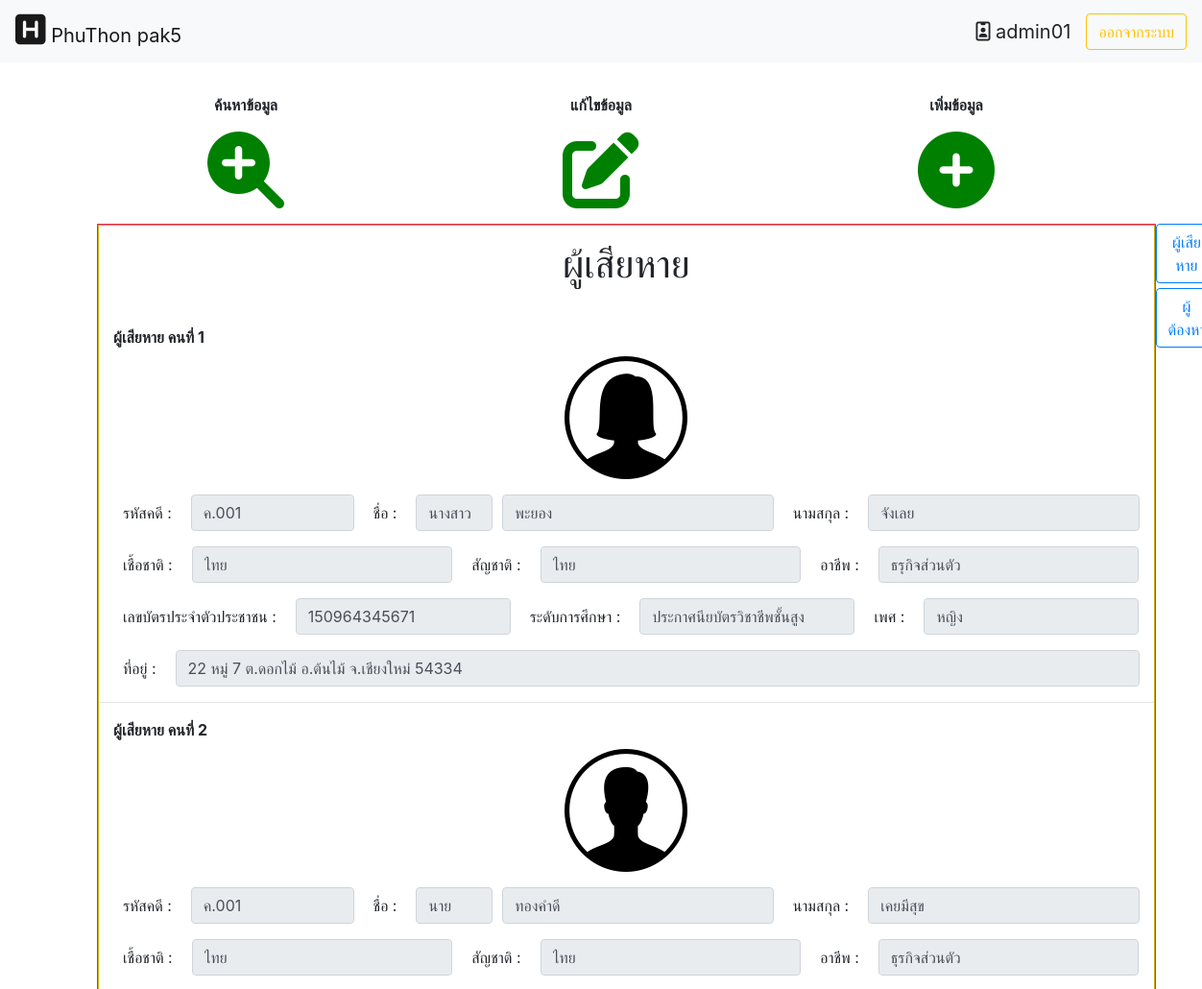
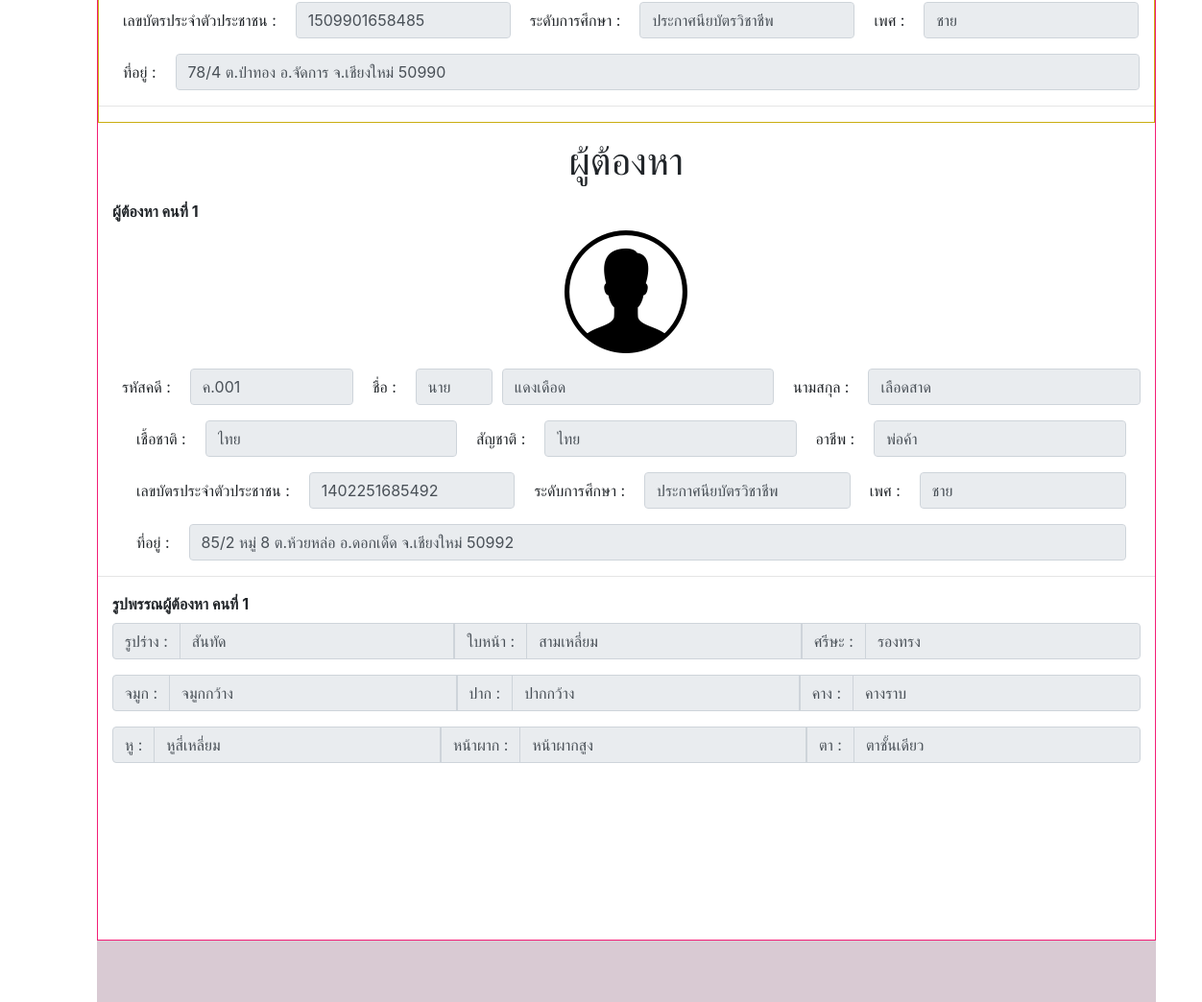
The page /module/main/home.php?datacase=ค.001&module=1&action=1 (signed in) on the database its author committed (2 pictures, top to bottom).
### tables this page shows
CREATE TABLE `victim` (
  `case_id` varchar(255) NOT NULL,
  `title_name` varchar(255) NOT NULL,
  `victim_name` varchar(255) NOT NULL,
  `victim_lastname` varchar(255) NOT NULL,
  `victim_sex` tinyint(2) NOT NULL,
  `victim_idcard` char(13) NOT NULL,
  `victim_address` text DEFAULT NULL,
  `victim_education` tinyint(2) NOT NULL,
  `victim_image` varchar(255) DEFAULT NULL,
  `victim_race` varchar(255) NOT NULL,
  `victim_nationality` varchar(255) NOT NULL,
  `victim_career` varchar(255) NOT NULL
);

CREATE TABLE `education` (
  `edu_id` tinyint(2) NOT NULL,
  `edu_name` varchar(255) NOT NULL
);

CREATE TABLE `villain` (
  `case_id` varchar(255) NOT NULL,
  `title_name` varchar(255) NOT NULL,
  `villain_name` varchar(255) NOT NULL,
  `villain_lastname` varchar(255) NOT NULL,
  `villain_sex` tinyint(2) NOT NULL,
  `villain_idcard` char(13) NOT NULL,
  `villain_address` text DEFAULT NULL,
  `villain_education` tinyint(2) DEFAULT NULL,
  `villain_image` varchar(255) DEFAULT NULL,
  `villain_race` varchar(255) NOT NULL,
  `villain_nationality` varchar(255) NOT NULL,
  `villain_career` varchar(255) NOT NULL
);

CREATE TABLE `villain_body` (
  `body_id` tinyint(2) NOT NULL,
  `body_name` varchar(255) NOT NULL
);

CREATE TABLE `villain_face` (
  `face_id` tinyint(2) NOT NULL,
  `face_name` varchar(255) NOT NULL
);

CREATE TABLE `villain_hair` (
  `hair_style_id` tinyint(2) NOT NULL,
  `hair_name` varchar(255) NOT NULL
);

CREATE TABLE `villain_nose` (
  `nose_id` tinyint(2) NOT NULL,
  `nose_name` varchar(255) NOT NULL
);

CREATE TABLE `villain_mouth` (
  `mouth_id` tinyint(2) NOT NULL,
  `mouth_name` varchar(255) NOT NULL
);

CREATE TABLE `villain_chin` (
  `chin_id` tinyint(2) NOT NULL,
  `chin_name` varchar(255) NOT NULL
);

CREATE TABLE `villain_ears` (
  `ears_id` tinyint(2) NOT NULL,
  `ears_name` varchar(255) NOT NULL
);

CREATE TABLE `villain_forehead` (
  `forehead_id` tinyint(2) NOT NULL,
  `forehead_name` varchar(255) NOT NULL
);

CREATE TABLE `villain_eyes` (
  `eyes_id` tinyint(2) NOT NULL,
  `eyes_name` varchar(255) NOT NULL
);

### module/view/view_data.php (the view, shortened to what the rows shown need)
<?php
$con = connect_db();
  ?>
<div class="container bigbody">
    <div class="col-md">
    <section class="bf-footer">
    <div class="victim">
      <p><h1 class="text-center">ผู้เสียหาย</h1></p>
      <br>
      <form>
      <?php
      if(empty($_GET['datacase'])){
        $data = "";
      }else{
        $data=$_GET['datacase'];
        $i=1;
        $result_chk_victim = mysqli_query($con,"SELECT case_id FROM victim  WHERE case_id = '$data'")or die("resualt_chk_victim sqli error".mysqli_error($con));
        $result_victim = mysqli_query($con,"SELECT vm.title_name, vm.victim_name,vm.victim_lastname,vm.victim_sex,vm.victim_idcard,vm.victim_address,ed.edu_name,vm.victim_image,vm.victim_race,vm.victim_nationality,vm.victim_career FROM victim as vm  INNER JOIN education as ed ON vm.victim_education = ed.edu_id WHERE case_id = '$data'")or die("resualt_victim sqli error".mysqli_error($con));
        list($case_id)=mysqli_fetch_row($result_chk_victim);
        if(empty($case_id)){
          ?><script>swal("sorry!", "ไม่พบข้อมูลบางส่วน!", "error")</script><?php
          echo "<h5 class='text-center'>----ไม่พบข้อมูล----</h5>";
        }else {
        while(list($title_name,$victim_name,$victim_lastname,$victim_sex,$victim_idcard,$victim_address,$victim_education,$victim_image,$victim_race,$victim_nationality,$victim_careen)=mysqli_fetch_row($result_victim)){
          if($victim_sex == 1){
            $sex_name = "ชาย";
          }else{
            $sex_name = "หญิง";
          }
        ?>
         <div class="col-md">
          <b><label for="formGroupExampleInput">ผู้เสียหาย คนที่ <?php echo $i; $i++?></label></b>
          <p><img src="../../image/<?php echo $victim_image; ?>.png" class="img-fluid mx-auto d-block" alt="Responsive image"></p>
          <div class="form-row">
          <div>
              <label class="col-sm col-form-label">รหัสคดี : </label>
          </div>
          <div class="col-2">
              <input type="text" class="form-control" placeholder="รหัสคดี <?php echo $case_id; ?>" value="<?php echo $case_id; ?>" readonly>
            </div>
            <div>
              <label class="col-sm col-form-label">ชื่อ : </label>
            </div>
            <div class="col-1">
              <input type="text" class="form-control" placeholder="คำนำหน้าชื่อ" value="<?php echo $title_name; ?>" readonly>
            </div>
            <div class="col-md">
              <input type="text" class="form-control" placeholder="ชื่อ" value="<?php echo $victim_name; ?>" readonly>
            </div>
            <div>
              <label class="col-sm col-form-label">นามสกุล : </label>
            </div>
            <div class="col-md">
              <input type="text" class="form-control" placeholder="นามสกุล" value="<?php echo $victim_lastname; ?>" readonly>
            </div>
            </div>
          </div>
          <div class="col-md">
          <div class="form-row">
            <div>
              <label class="col-sm col-form-label">เชื้อชาติ : </label>
            </div>
            <div class="col-md">
              <input type="text" class="form-control" placeholder="เชื้อชาติ" value="<?php echo $victim_race; ?>" readonly>
            </div>
            <div>
              <label class="col-sm col-form-label">สัญชาติ : </label>
            </div>
            <div class="col-md">
              <input type="text" class="form-control" placeholder="สัญชาติ" value="<?php echo $victim_nationality; ?>" readonly>
            </div>
            <div>
              <label class="col-sm col-form-label">อาชีพ : </label>
            </div>
            <div class="col-md">
            <input type="text" class="form-control" placeholder="อาชีพ" value="<?php echo $victim_careen; ?>" readonly>
            </div>
          </div>
          </div>
        <div class="col-md">
          <div class="form-row">
          <div>
              <label class="col-sm col-form-label">เลขบัตรประจำตัวประชาชน : </label>
            </div>
            <div class="col-md">
              <input type="text" class="form-control" placeholder="เลขบัตรประจำตัวประชาชน" value="<?php echo $victim_idcard; ?>" readonly>
            </div>
            <div>
              <label class="col-sm col-form-label">ระดับการศึกษา : </label>
            </div>
            <div class="col-md">
              <input type="text" class="form-control" placeholder="ระดับการศึกษา" value="<?php echo $victim_education; ?>" readonly>
            </div>
            <div>
              <label class="col-sm col-form-label">เพศ : </label>
            </div>
            <div class="col-md">
              <input type="text" class="form-control" placeholder="เพศ" value="<?php echo $sex_name; ?>" readonly>
            </div>
          </div>
        </div>
            <div class="col-md">
            <div class="form-row">
            <div>
              <label class="col-sm col-form-label">ที่อยู่ : </label>
            </div>
            <div class="col-md">
            <input type="text" class="form-control" placeholder="ที่อยู่" value="<?php echo $victim_address; ?>" readonly>
            </div>
            </div>
          </div>
        <hr>
      <?php
      }
    }
  }
      ?>
      </form>
     </div>
     <div class="villain">
     <p><h1 class="text-center">ผู้ต้องหา</h1></p>
     <form>
      <?php
      if(empty($_GET['datacase'])){
        $data = "";
      }else{
        $data=$_GET['datacase'];
        $i=1;
        $result_chk_villain = mysqli_query($con,"SELECT case_id FROM villain WHERE case_id = '$data'")or die("resualt_villain sqli error".mysqli_error($con));
        $result_villain = mysqli_query($con,"SELECT vl.title_name,vl.villain_name,vl.villain_lastname,vl.villain_sex,vl.villain_idcard,vl.villain_address,ed.edu_name,vl.villain_image,vl.villain_race,vl.villain_nationality,vl.villain_career FROM villain as vl INNER JOIN education as ed ON vl.villain_education = ed.edu_id WHERE case_id = '$data'")or die("resualt_villain sqli error".mysqli_error($con));
        list($case_id)=mysqli_fetch_row($result_chk_villain);
        if(empty($case_id)){
          ?><script>swal("sorry!", "ไม่พบข้อมูลบางส่วน!", "error")</script><?php
          echo "<h5 class='text-center'>----ไม่พบข้อมูล----</h5>";
        }else{
        while(list($title_name,$villain_name,$villain_lastname,$villain_sex,$villain_idcard,$villain_address,$villain_education,$villain_image,$villain_race,$villain_nationality,$villain_career)=mysqli_fetch_row($result_villain)){
          if($villain_sex == 1){
            $sex_name = "ชาย";
          }else{
            $sex_name = "หญิง";
          }
        ?>
         <div class="col-md">
          <b><label for="formGroupExampleInput">ผู้ต้องหา คนที่ <?php echo $i; ?></label></b>
          <p><img src="../../image/<?php echo $villain_image; ?>.png" class="img-fluid mx-auto d-block" alt="Responsive image"></p>
          <div class="form-row">
          <div>
              <label class="col-sm col-form-label">รหัสคดี : </label>
          </div>
          <div class="col-2">
              <input type="text" class="form-control" placeholder="รหัสคดี <?php echo $case_id; ?>" value="<?php echo $case_id; ?>" readonly>
            </div>
            <div>
              <label class="col-sm col-form-label">ชื่อ : </label>
            </div>
            <div class="col-1">
              <input type="text" class="form-control" placeholder="คำนำหน้าชื่อ" value="<?php echo $title_name; ?>" readonly>
            </div>
            <div class="col-md">
              <input type="text" class="form-control" placeholder="ชื่อ" value="<?php echo $villain_name; ?>" readonly>
            </div>
            <div>
              <label class="col-sm col-form-label">นามสกุล : </label>
            </div>
            <div class="col-md">
              <input type="text" class="form-control" placeholder="นามสกุล" value="<?php echo $villain_lastname; ?>" readonly>
            </div>
            </div>
          <div class="col-md">
          <div class="form-row">
            <div>
              <label class="col-sm col-form-label">เชื้อชาติ : </label>
            </div>
            <div class="col-md">
              <input type="text" class="form-control" placeholder="เชื้อชาติ" value="<?php echo $villain_race; ?>" readonly>
            </div>
            <div>
              <label class="col-sm col-form-label">สัญชาติ : </label>
            </div>
            <div class="col-md">
              <input type="text" class="form-control" placeholder="สัญชาติ" value="<?php echo $villain_nationality; ?>" readonly>
            </div>
            <div>
              <label class="col-sm col-form-label">อาชีพ : </label>
            </div>
            <div class="col-md">
            <input type="text" class="form-control" placeholder="อาชีพ" value="<?php echo $villain_career; ?>" readonly>
            </div>
          </div>
          </div>
            <div class="col-md">
              <div class="form-row">
              <div>
                  <label class="col-sm col-form-label">เลขบัตรประจำตัวประชาชน : </label>
                </div>
                <div class="col-md">
                  <input type="text" class="form-control" placeholder="เลขบัตรประจำตัวประชาชน" value="<?php echo $villain_idcard; ?>" readonly>
                </div>
                <div>
                  <label class="col-sm col-form-label">ระดับการศึกษา : </label>
                </div>
                <div class="col-md">
                  <input type="text" class="form-control" placeholder="ระดับการศึกษา" value="<?php echo $villain_education; ?>" readonly>
                </div>
                <div>
                  <label class="col-sm col-form-label">เพศ : </label>
                </div>
                <div class="col-md">
                  <input type="text" class="form-control" placeholder="เพศ" value="<?php echo $sex_name; ?>" readonly>
                </div>
              </div>
            </div>
            <div class="col-md">
            <div class="form-row">
            <div>
              <label class="col-sm col-form-label">ที่อยู่ : </label>
            </div>
            <div class="col-md">
            <input type="text" class="form-control" placeholder="ที่อยู่" value="<?php echo $villain_address; ?>" readonly>
            </div>
            </div>
          </div>
        </div>
        <hr>
        <div class="col-md">
        <b><label for="formGroupExampleInput">รูปพรรณผู้ต้องหา คนที่ <?php echo $i; ?></label></b>
      <?php
          $result_villain_iden=mysqli_query($con,"SELECT vb.body_name,vc.chin_name,vea.ears_name,vey.eyes_name,vf.face_name,vfo.forehead_name,vh.hair_name,vm.mouth_name,vn.nose_name
          FROM villain_identities as vi INNER JOIN villain_body as vb on vi.body_villain = vb.body_id
          INNER JOIN villain_chin as vc ON vi.chin_villain = vc.chin_id INNER JOIN villain_ears as vea ON vi.eyes_villain = vea.ears_id
          INNER JOIN villain_eyes as vey ON vi.eyes_villain = vey.eyes_id INNER JOIN villain_face as vf ON vi.face_villain = vf.face_id
          INNER JOIN villain_forehead as vfo ON vi.forehead_villain = vfo.forehead_id INNER JOIN villain_hair as vh ON vi.hair_style_villain = vh.hair_style_id
          INNER JOIN villain_mouth as vm ON vi.mouth_villain = vm.mouth_id INNER JOIN villain_nose as vn ON vi.nose_villain = vn.nose_id WHERE vi.villain_idcard = '$villain_idcard'")or die("sql selete error form result_vilain_iden".mysqli_error($con));
          while(list($body_name,$chin_name,$ears_name,$eyes_name,$face_name,$forehead_name,$hair_name,$mouth_name,$nose_name)=mysqli_fetch_row($result_villain_iden)){
        ?>
      <div class="input-group mb-3">
        <div class="input-group-prepend">
          <span class="input-group-text">รูปร่าง : </span>
        </div>
        <input type="text" class="form-control" value="<?php echo $body_name; ?>" readonly>
        <div class="input-group-prepend">
          <span class="input-group-text">ใบหน้า : </span>
        </div>
        <input type="text" class="form-control" value="<?php echo $face_name; ?>" readonly>
        <div class="input-group-prepend">
          <span class="input-group-text">ศรีษะ : </span>
        </div>
        <input type="text" class="form-control" value="<?php echo $hair_name; ?>" readonly>
      </div>
      <div class="input-group mb-3">
        <div class="input-group-prepend">
          <span class="input-group-text">จมูก : </span>
        </div>
        <input type="text" class="form-control" value="<?php echo $nose_name; ?>" readonly>
        <div class="input-group-prepend">
          <span class="input-group-text">ปาก : </span>
        </div>
        <input type="text" class="form-control" value="<?php echo $mouth_name; ?>" readonly>
        <div class="input-group-prepend">
          <span class="input-group-text">คาง : </span>
        </div>
        <input type="text" class="form-control" value="<?php echo $chin_name; ?>" readonly>
      </div>
      <div class="input-group mb-3">
        <div class="input-group-prepend">
          <span class="input-group-text">หู : </span>
        </div>
        <input type="text" class="form-control" value="<?php echo $ears_name; ?>" readonly>
        <div class="input-group-prepend">
          <span class="input-group-text">หน้าผาก : </span>
        </div>
        <input type="text" class="form-control" value="<?php echo $forehead_name; ?>" readonly>
        <div class="input-group-prepend">
          <span class="input-group-text">ตา : </span>
        </div>
        <input type="text" class="form-control" value="<?php echo $eyes_name; ?>" readonly>
      </div>
        <?php
        $i++;
        }
      }
    }
  }
      ?>
      </div>
      </form>
     <br>
     <br>
     <br>
     </div>
     <br>
      <br>
      <br>
      <br>
</section>
</div>

### rows shown on the page
victim: victim_image (picture), value "ค.001", title_name "นางสาว", victim_name "พะยอง", victim_lastname "จังเลย", victim_race "ไทย", victim_nationality "ไทย", victim_career "ธรุกิจส่วนตัว", victim_idcard "150964345671", victim_education.edu_name "ประกาศนียบัตรวิชาชีพชั้นสูง", victim_sex "หญิง", victim_address "22 หมู่ 7 ต.ดอกไม้ อ.ต้นไม้ จ.เชียงใหม่ 54334"
victim: victim_image (picture), value "ค.001", title_name "นาย", victim_name "ทองคำดี", victim_lastname "เคยมีสุข", victim_race "ไทย", victim_nationality "ไทย", victim_career "ธุรกิจส่วนตัว", victim_idcard "1509901658485", victim_education.edu_name "ประกาศนียบัตรวิชาชีพ", victim_sex "ชาย", victim_address "78/4 ต.ป่าทอง อ.จัดการ จ.เชียงใหม่ 50990"
villain: i "1", villain_image (picture), case "ค.001", title_name "นาย", villain_name "แดงเดือด", villain_lastname "เลือดสาด", villain_race "ไทย", villain_nationality "ไทย", villain_career "พ่อค้า", villain_idcard "1402251685492", villain_education.edu_name "ประกาศนียบัตรวิชาชีพ", villain_sex "ชาย", villain_address "85/2 หมู่ 8 ต.ห้วยหล่อ อ.ดอกเด็ด จ.เชียงใหม่ 50992"
villain_body: body_name "สันทัด", face_name "สามเหลี่ยม", hair_name "รองทรง", nose_name "จมูกกว้าง", mouth_name "ปากกว้าง", chin_name "คางราบ", ears_name "หูสี่เหลี่ยม", forehead_name "หน้าผากสูง", eyes_name "ตาชั้นเดียว"

### other values the page prints
$_SESSION['user_name'] "admin01"
